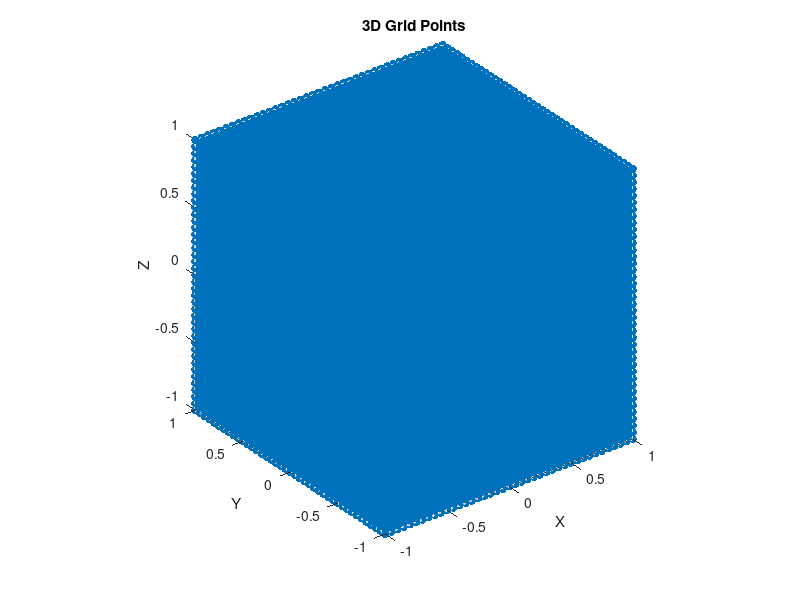

Here is the MATLAB script that generated this plot: (Note: this script raises an error after producing the figure.)
clear;
clc;

% ====Grid state space=====NN training====conformal prediction===

%--------- Grid state space -----
x = -2:0.05:2;
y = -2:0.05:2;
z = -2:0.05:2;

X_points = x(:);
Y_points = y(:);
Z_points = z(:);

[X, Y, Z] = ndgrid(x, y, z);

X_points = x(:);
Y_points = y(:);
Z_points = z(:);

L_p=1;

scatter3(X(:), Y(:), Z(:), 'filled');
xlabel('X'); ylabel('Y'); zlabel('Z');
title('3D Grid Points');
grid on;

hold on
%Generate points on the surface of the sphere
[U, V, W] = sphere(50); % 50 specifies the grid resolution

% Set the radius and center of the sphere
radius = 0.2; % Radius
center = [0, 0, 0]; % Sphere center coordinates

% Scale the sphere and adjust its position
U = radius * U + center(1);
V = radius * V + center(2);
W = radius * W + center(3);

% Plot the sphere
surf(U, V, W, 'FaceColor', 'k', 'EdgeColor', 'none'); % Cyan surface with no grid lines
axis equal; % Keep the axes proportional
camlight; % Add lighting
lighting gouraud; % Apply lighting effect
axis([-1 1 -1 1 -1 1])
grid on
hold on
[U, V, W] = sphere(50); % 50 specifies the grid resolution

% Set the radius and center of the sphere
radius = 0.1; % Radius
center = [-0.6;0;0.7]; % Sphere center coordinates

% Scale the sphere and adjust its position
U = radius * U + center(1);
V = radius * V + center(2);
W = radius * W + center(3);

% Plot the sphere
surf(U, V, W, 'FaceColor', 'k', 'EdgeColor', 'none'); % Cyan surface with no grid lines
axis equal; % Keep the axes proportional
camlight; % Add lighting
lighting gouraud; % Apply lighting effect
axis([-1 1 -1 1 -1 1])

Noise_x=[];
Noise_y=[];
Noise_z=[];

N_total=1010;

%------- NN training ---------
for i=1:N_total

    mu = 0;        % Mean
    sigma=0.02;

    noise_x=sigma*randn(length(X_points),1)+mu;
    Noise_x=[Noise_x noise_x];
    noise_y=sigma*randn(length(X_points),1)+mu;
    Noise_y=[Noise_y noise_y];
    noise_z=sigma*randn(length(Z_points),1)+mu;
    Noise_z=[Noise_z noise_z];
end

Train_input_X=[];
Train_input_Y=[];
Train_output_X=[];
Train_output_Y=[];
Train_input_Z=[];
Train_output_Z=[];
N_train=100;

for i=1:N_train
    Train_input_x=L_p*(X_points+Noise_x(:,i));
    Train_input_X=[Train_input_X;Train_input_x];
    Train_input_y=L_p*(Y_points+Noise_y(:,i));
    Train_input_Y=[Train_input_Y;Train_input_y];
    Train_input_z=L_p*(Z_points+Noise_z(:,i));
    Train_input_Z=[Train_input_Z;Train_input_z];

    Train_output_X=[Train_output_X;X_points];
    Train_output_Y=[Train_output_Y;Y_points];
    Train_output_Z=[Train_output_Z;Z_points];
end

[input1, inputStr] = mapminmax(Train_input_X');           % Normalize input
[output1, outputStr]= mapminmax(Train_output_X');          % Normalize output

fitper=0;

for i=1:1

    net = feedforwardnet([1]);
    net = train(net,input1,output1);

    NN_output = net(input1);
    NN_output=mapminmax('reverse',NN_output,outputStr);     % Reverse normalization

    cost_func = 'NRMSE';
    fit = goodnessOfFit(NN_output',Train_output_X,cost_func);
    fitper_new=1-fit

    if fitper_new>fitper
        fitper= fitper_new
        netopt2=net;
    end
end

% save('mynetopt2.mat','netopt2')
% 
% mynetopt2=load('mynetopt2.mat');
% netopt2=mynetopt2.netopt2;

Test_input_X=[];
Test_input_Y=[];
Test_input_Z=[];
Test_output_X=[];
Test_output_Y=[];
Test_output_Z=[];

for i=N_train+1:N_total
    Test_input_x=X_points+Noise_x(:,i);
    Test_input_X=[Test_input_X;Test_input_x];
    Test_input_y=Y_points+Noise_y(:,i);
    Test_input_Y=[Test_input_Y;Test_input_y];
    Test_input_z=Z_points+Noise_z(:,i);
    Test_input_Z=[Test_input_Z;Test_input_z];

    Test_output_X=[Test_output_X;X_points];
    Test_output_Y=[Test_output_Y;Y_points];
    Test_output_Z=[Test_output_Z;Z_points];
end

% Test_input=[Test_input_X Test_input_Y];
% Test_output=[Test_output_X Test_output_Y]';

[inputX2, inputStrX] = mapminmax(Test_input_X');            % Normalize input
[outputX2, outputStrX]= mapminmax(Test_output_X');           % Normalize output

[inputY2, inputStrY] = mapminmax(Test_input_Y');            % Normalize input
[outputY2, outputStrY]= mapminmax(Test_output_Y');           % Normalize output

[inputZ2, inputStrZ] = mapminmax(Test_input_Z');            % Normalize input
[outputZ2, outputStrZ]= mapminmax(Test_output_Z');           % Normalize output

% Get output from NN
NN_X_est = netopt2(inputX2);
NN_Y_est = netopt2(inputY2);
NN_Z_est = netopt2(inputZ2);

% Reverse Normalization
NN_X_est=mapminmax('reverse',NN_X_est,outputStrX);
NN_Y_est=mapminmax('reverse',NN_Y_est,outputStrY);
NN_Z_est=mapminmax('reverse',NN_Z_est,outputStrZ);

N_points=length(X_points);
N_test=N_total-N_train;

[a,b]=size(Test_output_X);

R=[];

%=============conformal prediction======

for i=1:N_points
    NN_X_est_tem=NN_X_est(i:N_points:a);
    NN_Y_est_tem=NN_Y_est(i:N_points:a);
    NN_Z_est_tem=NN_Z_est(i:N_points:a);
    NN_est_tem=[NN_X_est_tem;NN_Y_est_tem;NN_Z_est_tem];

    Test_out_tem=[Test_output_X(i:N_points:a)';Test_output_Y(i:N_points:a)';Test_output_Z(i:N_points:a)'];
    R_tem=Conformal_prediction(Test_out_tem,NN_est_tem);
    R=[R R_tem];
end

max(R)

w1 = netopt2.iw{1,1}                   % Weight from input layer to hidden layer
b1 = netopt2.b{1}                      % bias at hidden layer
w2 = netopt2.lw{2,1}                   % weight from hidden layer to output layer
b2 = netopt2.b{2}                      % bias

L_NN=norm(w1)*norm(w2);          % Lips constants

epsion=sqrt(2)/2*0.05;

a_c2=max(R)+(L_NN*L_p+1)*epsion; % Estimation error

% save('a_c2.mat','a_c2');

% save('Test_input_X.mat','Test_input_X');
% save('Test_output_X.mat','Test_output_X');
% save('Test_input_Y.mat','Test_input_Y');
% save('Test_output_Y.mat','Test_output_Y');
% save('Test_input_Z.mat','Test_input_Z');
% save('Test_output_Z.mat','Test_output_Z');
